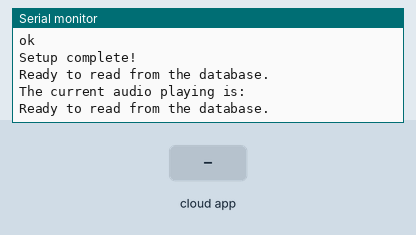
Bench run of a sketch on a simulated ESP32. Shown: the last lines printed to the serial monitor. Inputs (shaded band) come from the test bench. WiFi joins after 1.5 s; servers stay silent unless stated; the Firebase database answers and starts empty.

Above: at 2.7 s.
2.8 s: the phone or cloud app sets audioPlaying to 0
At 3.6 s:
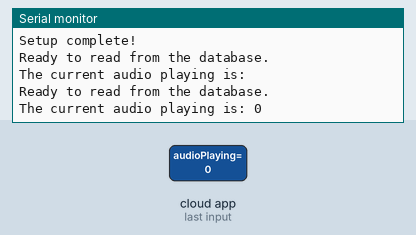
4.3 s: the phone or cloud app sets audioPlaying to 1
At 5.7 s:
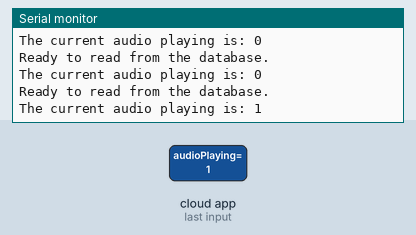

Measured:
- after the input at 2.8 s, the serial monitor: prints a new line at once (image 1)
- after the input at 4.3 s, the serial monitor: prints a new line after 0.81 s (image 2)

The sketch:

teddycare-fetch.ino
```cpp
// Libraries
#include <Arduino.h>
// Wifi
#include <WiFi.h>
#include <Firebase_ESP_Client.h>
#include "addons/TokenHelper.h"
#include "addons/RTDBHelper.h"
// // Time
// #include "time.h"

// Network credentials
#define WIFI_SSID "NEW"
#define WIFI_PASSWORD "darksideofthedarkvader"

// Firebase credentials
#define API_KEY "AIzaSyCYMkG_fXoxCRsKImpuWSHvSOZq_zv1fJU"
#define DATABASE_URL "https://teddycare-12aaf-default-rtdb.asia-southeast1.firebasedatabase.app"

// Firebase
FirebaseData fbdo;
FirebaseAuth auth;
FirebaseConfig config;

// Firebase variables
unsigned long sendDataPrevMillis = 0;
bool signupOK = false;

// Variables
String stringValue = "";

void setup() {
  // put your setup code here, to run once:
  // Initialize serial communication
  Serial.begin(115200);

  // Wi-Fi
  WiFi.begin(WIFI_SSID, WIFI_PASSWORD);
  Serial.print("Connecting to Wi-Fi");
  while (WiFi.status() != WL_CONNECTED){
    Serial.print(".");
    delay(300);
  }

  // Printing for Wi-Fi connection
  Serial.println();
  Serial.print("Connected with IP: ");
  Serial.println(WiFi.localIP());
  Serial.println();

  // Accessing Firebase
  config.api_key = API_KEY;
  config.database_url = DATABASE_URL;
  if (Firebase.signUp(&config, &auth, "", "")){
    Serial.println("ok");
    signupOK = true;
  }
  else {
    Serial.printf("%s\n", config.signer.signupError.message.c_str());
  }

  // Firebase connection
  config.token_status_callback = tokenStatusCallback;
  Firebase.begin(&config, &auth);
  Firebase.reconnectWiFi(true);

  Serial.println("Setup complete!");
}

void loop() {
  // put your main code here, to run repeatedly:
  if (Firebase.ready() && signupOK && (millis() - sendDataPrevMillis > 1000 || sendDataPrevMillis == 0)) {
    sendDataPrevMillis = millis();
    Serial.println("Ready to read from the database.");

    if (Firebase.RTDB.getString(&fbdo, "/speaker/audioPlaying")) {
      if (fbdo.dataType() == "string") {
        stringValue = fbdo.stringData();
        Serial.print("The current audio playing is: ");
        Serial.print(stringValue);
        Serial.println();
      }
    } else {
      Serial.println("FAILED: " + fbdo.errorReason());
    }
  }

  delay(1000);  // Delay between readings
}
```
